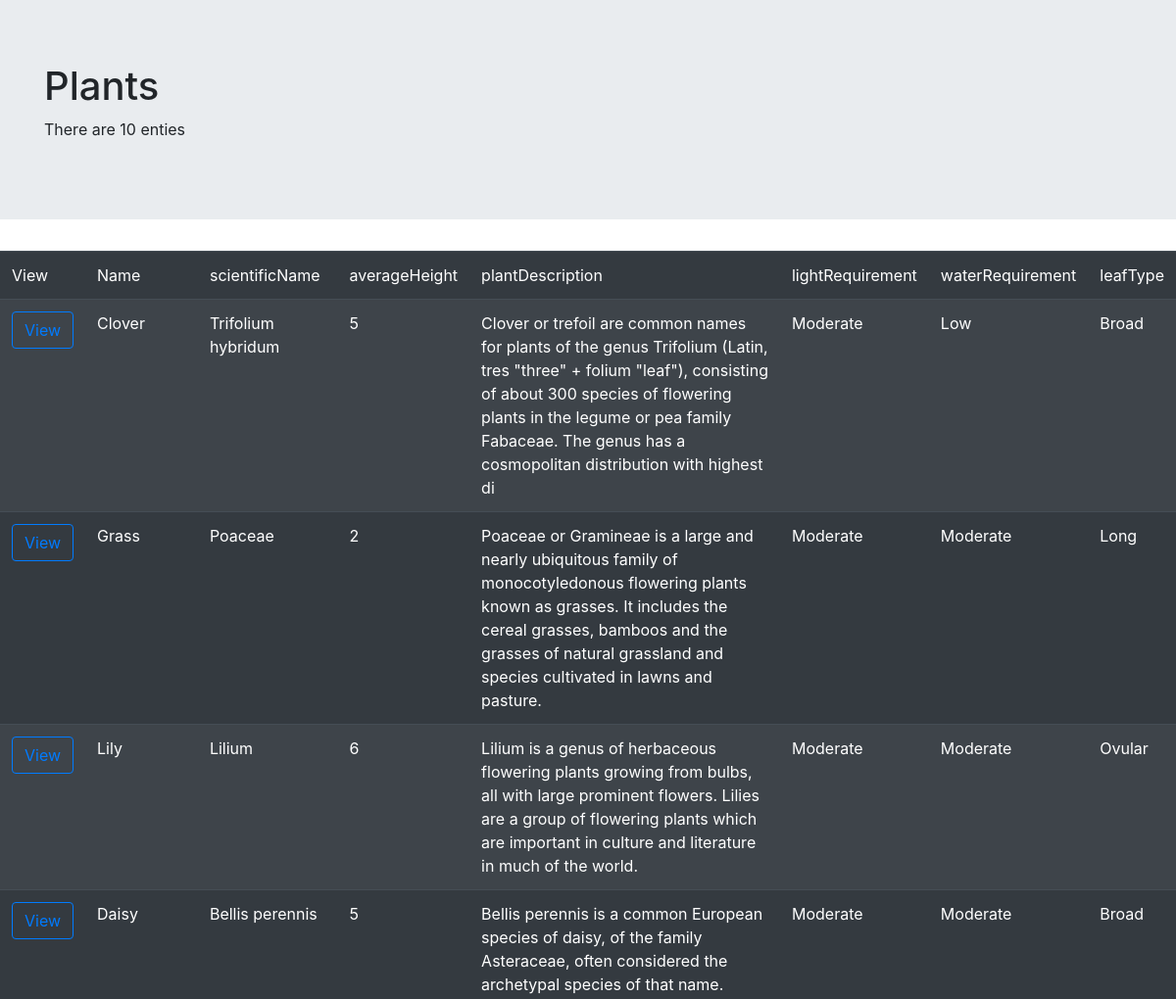
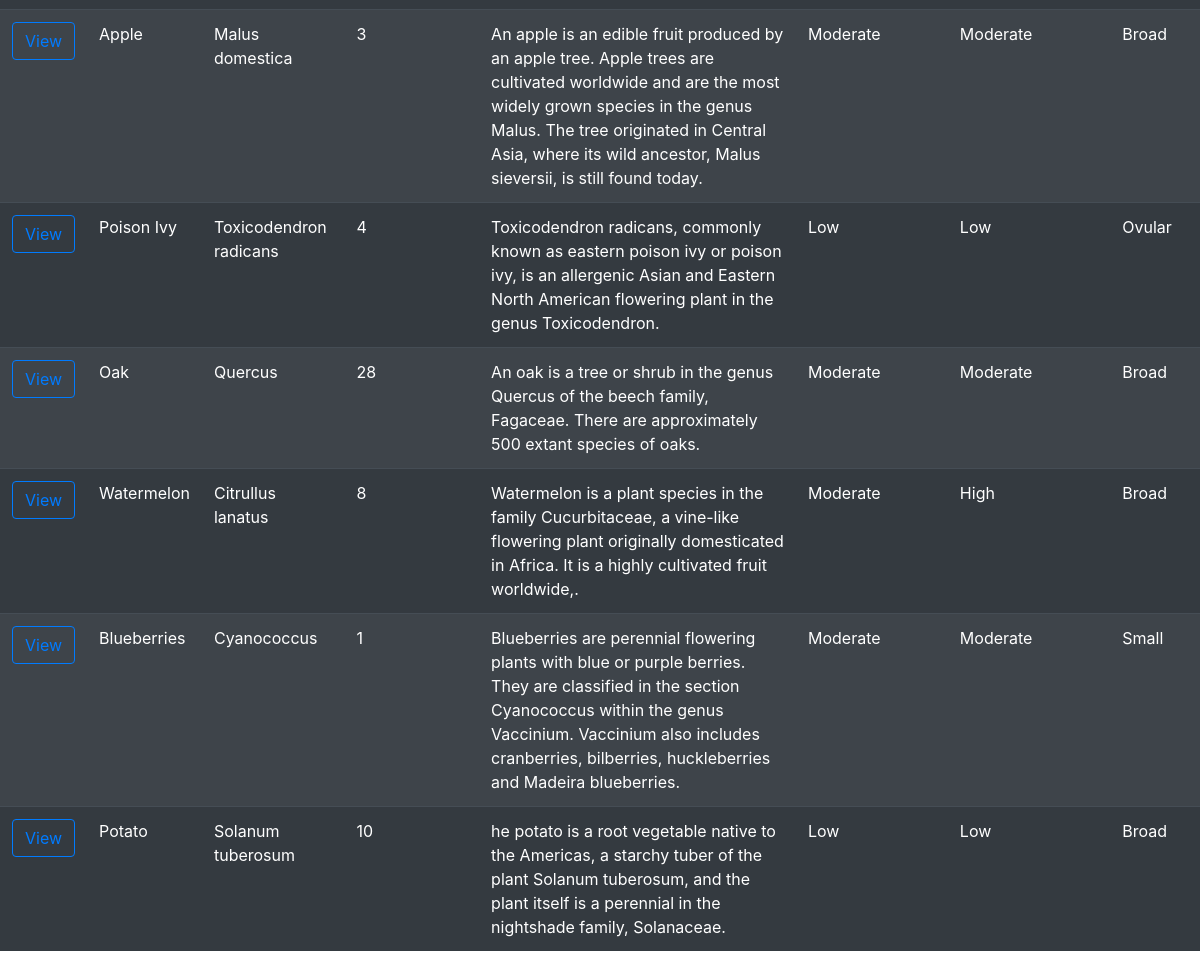
Page /plant/ on the committed database (2 pictures, top to bottom).
### natureBaseGUI/models.py (models this page shows, shortened)
class Plant(models.Model):
    plantId = models.AutoField(primary_key=True)
    name =  models.CharField(max_length=255)
    scientificName =  models.CharField(max_length=255)
    averageHeight = models.IntegerField()#size 8
    plantDescription =  models.CharField(max_length=255)
    fruitBearing = models.IntegerField()# size 1
    lightRequirement =  models.CharField(max_length=255)
    waterRequirement = models.CharField(max_length=255)
    leafType = models.CharField(max_length=255)
    plantType = models.CharField(max_length=255)

### natureBaseGUI/views.py (the view)
# urls.py: path('plant/', views.showAllPlants, name='plants'),
def showAllPlants(request):
    context = {
        'entity_list': Plant.objects.all(),
        'entity_name':'Plants',
    }
    return render(request, 'listPlants.html', context)

### natureBaseGUI/templates/listPlants.html
{% extends "baseList.html" %}
{% block tableHead %}
<td >View</td>
<td >Name</td>
<td >scientificName</td>
<td >averageHeight</td>
<td >plantDescription</td>
<td >lightRequirement</td>
<td >waterRequirement</td>
<td >leafType</td>
{% endblock %}
{% block tableBody %}
    {% for entity in entity_list %}
    <tr>
    <td><a type="button" href="/plant/{{ entity.plantId }}/" class="btn btn-outline-primary">View</a></td>
    <td >{{entity.name}}</td>
    <td >{{entity.scientificName}}</td>
    <td >{{entity.averageHeight}}</td>
    <td >{{entity.plantDescription}}</td>
    <td >{{entity.lightRequirement}}</td>
    <td >{{entity.waterRequirement}}</td>
    <td >{{entity.leafType}}</td>
    </tr>
    {% endfor %}
{% endblock %}

### rows in the picture
Plant: name "Clover", scientificName "Trifolium hybridum", averageHeight "5", plantDescription "Clover or trefoil are common names for plants of the genus Trifolium (Latin, tres \"three\" + folium \"leaf\"), consisting of about 300 species of flowering plants in the legume or pea family Fabaceae. The genus has a cosmopolitan distribution with highest di", lightRequirement "Moderate", waterRequirement "Low", leafType "Broad"
Plant: name "Grass", scientificName "Poaceae", averageHeight "2", plantDescription "Poaceae or Gramineae is a large and nearly ubiquitous family of monocotyledonous flowering plants known as grasses. It includes the cereal grasses, bamboos and the grasses of natural grassland and species cultivated in lawns and pasture.", lightRequirement "Moderate", waterRequirement "Moderate", leafType "Long"
Plant: name "Lily", scientificName "Lilium", averageHeight "6", plantDescription "Lilium is a genus of herbaceous flowering plants growing from bulbs, all with large prominent flowers. Lilies are a group of flowering plants which are important in culture and literature in much of the world.", lightRequirement "Moderate", waterRequirement "Moderate", leafType "Ovular"
Plant: name "Daisy", scientificName "Bellis perennis", averageHeight "5", plantDescription "Bellis perennis is a common European species of daisy, of the family Asteraceae, often considered the archetypal species of that name.", lightRequirement "Moderate", waterRequirement "Moderate", leafType "Broad"
Plant: name "Apple", scientificName "Malus domestica", averageHeight "3", plantDescription "An apple is an edible fruit produced by an apple tree. Apple trees are cultivated worldwide and are the most widely grown species in the genus Malus. The tree originated in Central Asia, where its wild ancestor, Malus sieversii, is still found today.", lightRequirement "Moderate", waterRequirement "Moderate", leafType "Broad"
Plant: name "Poison Ivy", scientificName "Toxicodendron radicans", averageHeight "4", plantDescription "Toxicodendron radicans, commonly known as eastern poison ivy or poison ivy, is an allergenic Asian and Eastern North American flowering plant in the genus Toxicodendron.", lightRequirement "Low", waterRequirement "Low", leafType "Ovular"
Plant: name "Oak", scientificName "Quercus", averageHeight "28", plantDescription "An oak is a tree or shrub in the genus Quercus of the beech family, Fagaceae. There are approximately 500 extant species of oaks.", lightRequirement "Moderate", waterRequirement "Moderate", leafType "Broad"
Plant: name "Watermelon", scientificName "Citrullus lanatus", averageHeight "8", plantDescription "Watermelon is a plant species in the family Cucurbitaceae, a vine-like flowering plant originally domesticated in Africa. It is a highly cultivated fruit worldwide,.", lightRequirement "Moderate", waterRequirement "High", leafType "Broad"
Plant: name "Blueberries", scientificName "Cyanococcus", averageHeight "1", plantDescription "Blueberries are perennial flowering plants with blue or purple berries. They are classified in the section Cyanococcus within the genus Vaccinium. Vaccinium also includes cranberries, bilberries, huckleberries and Madeira blueberries.", lightRequirement "Moderate", waterRequirement "Moderate", leafType "Small"
Plant: name "Potato", scientificName "Solanum tuberosum", averageHeight "10", plantDescription "he potato is a root vegetable native to the Americas, a starchy tuber of the plant Solanum tuberosum, and the plant itself is a perennial in the nightshade family, Solanaceae.", lightRequirement "Low", waterRequirement "Low", leafType "Broad"

### other values in the picture
{{ entity_name }} "Plants"
{{ entity_list|length }} "10"
